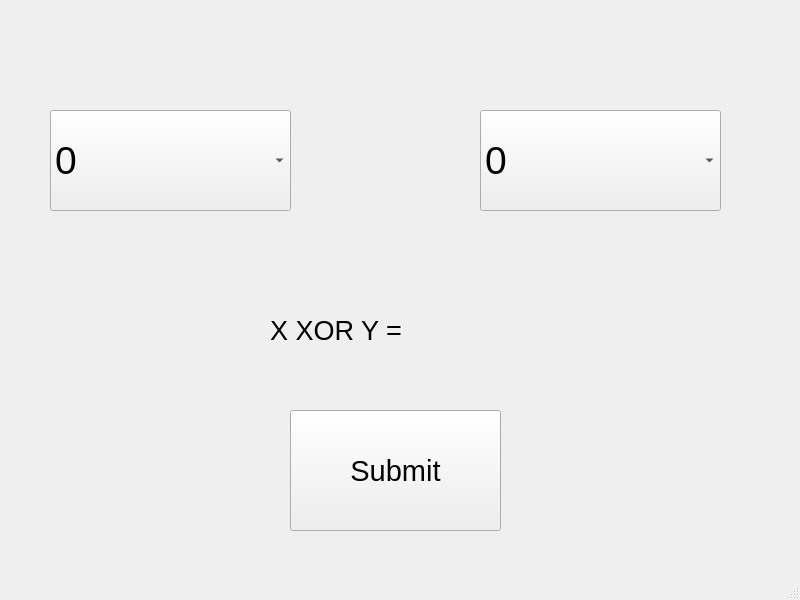
<?xml version="1.0" encoding="UTF-8"?>
<ui version="4.0">
 <class>MainWindow</class>
 <widget class="QMainWindow" name="MainWindow">
  <property name="geometry">
   <rect>
    <x>0</x>
    <y>0</y>
    <width>800</width>
    <height>600</height>
   </rect>
  </property>
  <property name="windowTitle">
   <string>MainWindow</string>
  </property>
  <widget class="QWidget" name="centralwidget">
   <widget class="QComboBox" name="comboX">
    <property name="geometry">
     <rect>
      <x>50</x>
      <y>110</y>
      <width>241</width>
      <height>101</height>
     </rect>
    </property>
    <property name="font">
     <font>
      <pointsize>29</pointsize>
     </font>
    </property>
    <item>
     <property name="text">
      <string>0</string>
     </property>
    </item>
    <item>
     <property name="text">
      <string>1</string>
     </property>
    </item>
   </widget>
   <widget class="QComboBox" name="comboY">
    <property name="geometry">
     <rect>
      <x>480</x>
      <y>110</y>
      <width>241</width>
      <height>101</height>
     </rect>
    </property>
    <property name="font">
     <font>
      <pointsize>29</pointsize>
     </font>
    </property>
    <item>
     <property name="text">
      <string>0</string>
     </property>
    </item>
    <item>
     <property name="text">
      <string>1</string>
     </property>
    </item>
   </widget>
   <widget class="QPushButton" name="submit">
    <property name="geometry">
     <rect>
      <x>290</x>
      <y>410</y>
      <width>211</width>
      <height>121</height>
     </rect>
    </property>
    <property name="font">
     <font>
      <pointsize>22</pointsize>
     </font>
    </property>
    <property name="text">
     <string>Submit</string>
    </property>
   </widget>
   <widget class="QLabel" name="label">
    <property name="geometry">
     <rect>
      <x>270</x>
      <y>290</y>
      <width>241</width>
      <height>81</height>
     </rect>
    </property>
    <property name="font">
     <font>
      <pointsize>20</pointsize>
     </font>
    </property>
    <property name="text">
     <string>X XOR Y = </string>
    </property>
   </widget>
  </widget>
  <widget class="QMenuBar" name="menubar">
   <property name="geometry">
    <rect>
     <x>0</x>
     <y>0</y>
     <width>800</width>
     <height>23</height>
    </rect>
   </property>
  </widget>
  <widget class="QStatusBar" name="statusbar"/>
 </widget>
 <resources/>
 <connections/>
</ui>
